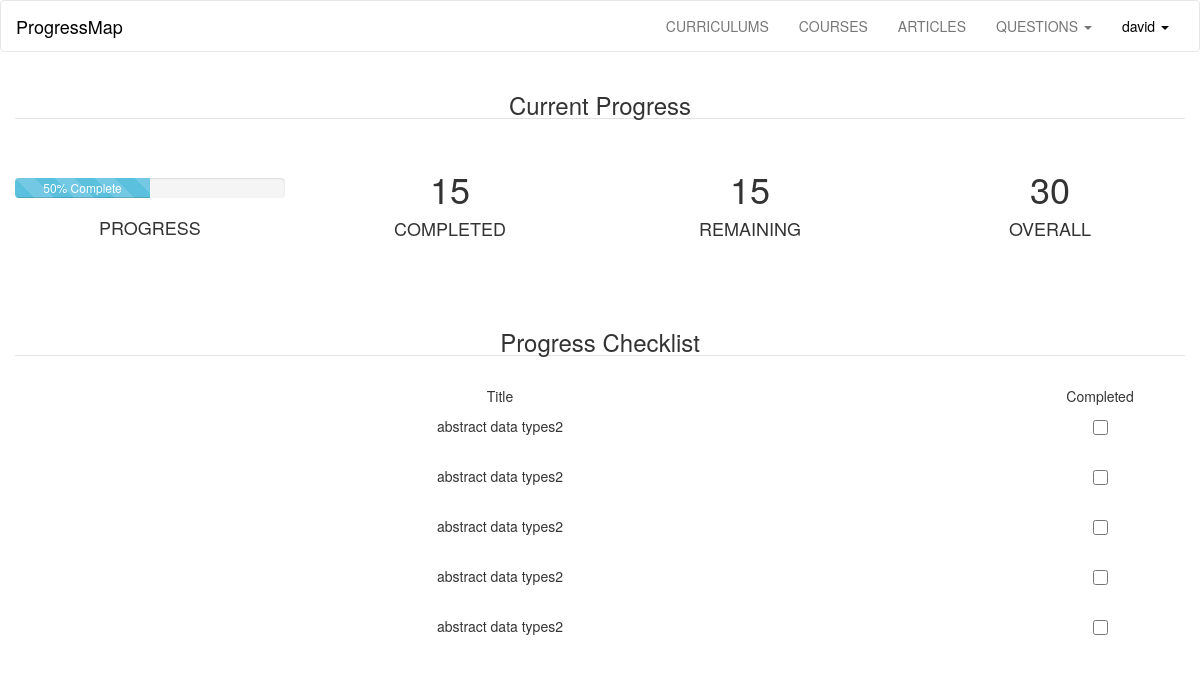
The app's page /user/david (signed in), older data.
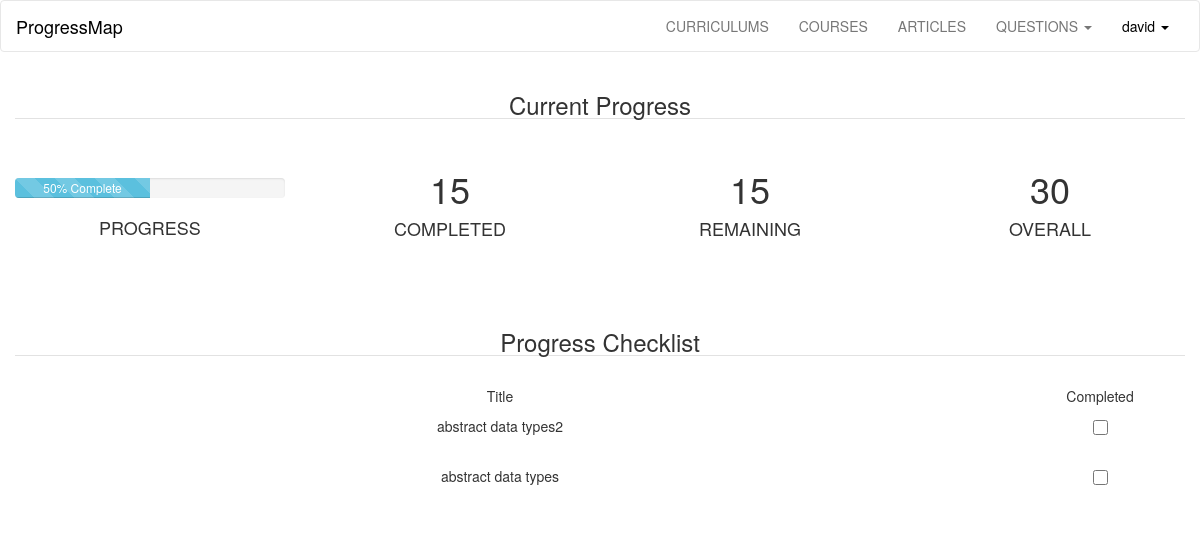
The same page, newer data.
### progressMap/models.py (models this page shows, shortened)
class User(db.Model, UserMixin):
	id = db.Column(db.Integer, primary_key = True)
	username = db.Column(db.String(40), unique = True)
	email = db.Column(db.String(120), unique = True)
	password_hash = db.Column(db.String)
	articles =  db.relationship('Articles', backref='user', lazy='dynamic')
	courses =  db.relationship('Courses', backref='user', lazy='dynamic')
	curriculums =  db.relationship('Curriculums', backref='user', lazy='dynamic')
	questions = db.relationship('Questions', backref='user', lazy='dynamic')
	comments = db.relationship('Comments', backref='user', lazy='dynamic')
	completed = db.relationship('Completed', backref='user', lazy='dynamic')
	allContent = db.relationship('AllContent', backref='user', lazy='dynamic')
	@property
	def password(self):
		raise AttributeError('password: write-only field')

class AllContent(db.Model):
	id = db.Column(db.Integer, primary_key = True)
	user_id = db.Column(db.Integer, db.ForeignKey('user.id'), nullable=False)
	article_id = db.Column(db.Integer, db.ForeignKey('articles.id'), nullable=False)

class Articles(db.Model):
	id  = db.Column(db.Integer, primary_key = True)
	title = db.Column(db.String(300), nullable=False)
	description = db.Column(db.Text, nullable=False)
	questions = db.relationship('Questions', backref='article', lazy='dynamic')
	allContent = db.relationship('AllContent', backref='article', lazy='dynamic')
	user_id = db.Column(db.Integer, db.ForeignKey('user.id'), nullable=False)
	course_id = db.Column(db.Integer, db.ForeignKey('courses.id'), nullable=False)
	curriculum_id = db.Column(db.Integer, db.ForeignKey('curriculums.id'), nullable=False)

### progressMap/user/views.py (the view)
@login_required
@user.route('/<username>')
def userPage(username):
	user = current_user
	usersContent = []
	allContent = models.getAllObjectsById2(models.AllContent, int(user.id))
	return render_template('user.html', user = user, allContent=allContent)

### progressMap/main/views.py (called while the page is built)
@login_manager.user_loader
def load_user(userid):
	return models.User.query.get(int(userid))

### progressMap/models.py (called while the page is built)
def getAllObjectsById2(className, id):
	return className.query.filter_by(user_id = id).all()

### progressMap/templates/user.html (shortened to what this page needs)
{% extends 'base.html' %}
{% block user_link %}
{% if current_user.is_authenticated %}
<li class="dropdown">
<a class="dropdown-toggle active" data-toggle="dropdown" href="#">{{current_user.username}}
<span class="caret"></span></a>
</li>
{% else %}
<li><a href="{{ url_for('main.show', page='login') }}">LOGIN</a>
</li>
{% endif %}
{% endblock %}
{% block currentProgress %}
<section class="container-fluid text-center">
<h3 class="b-down">Current Progress</h2>
<br />
<section class="row">
<article class="col-sm-3">
<div class="progress" style="margin-top: 29px;">
  <div class="progress-bar progress-bar-info progress-bar-striped" role="progressbar"
  aria-valuenow="50" aria-valuemin="0" aria-valuemax="100" style="width: 50%;">
    50% Complete
  </div>
</div>
<h4>PROGRESS</h4>
	<br />
</article>
<article class="col-sm-3">
<h1>15</h1>
<h4>COMPLETED</h4>
	<br />
</article>
<article class="col-sm-3">
<h1>15</h1>
<h4>REMAINING</h4>
	<br />
</article>
<article class="col-sm-3">
<h1>30</h1>
<h4>OVERALL</h4>
	<br />
</article>
</section>
</section>
<br /><br />
{% endblock %}
{% block overallProgress %}
<section class="container-fluid text-center underline">
<h3 class="b-down">Progress Checklist</h3>
<br />
{% if allContent %}
<section class="row">
	<article class="col-xs-10">
		<p>Title</p>
	</article>
	<article class="col-xs-2">
	<p>Completed</p>
	</article>
</section>
{% for content in allContent %}
	<section class="row">
	<article class="col-xs-10">
		<p>{{content.article.title}}</p>
	</article>
	<article class="col-xs-2">
	<input type="checkbox" class="completed">
	</article>
	</section>
	<br />
{% endfor%}
{% else %}
<h4>No content added yet.</h4>
{% endif %}
</section>
<br /><br />
{% endblock %}

### progressMap/templates/base.html (shortened to what this page needs)
<!doctype html>
<html>
<head>
	<link rel="stylesheet" href="{{ url_for('static', filename='css/bootstrap.min.css') }}">
	<link rel='stylesheet' href="{{ url_for('static', filename='css/main.css') }}">
</head>
<body>
	<nav class="navbar navbar-default">
		<div class="container-fluid">
			<div class="navbar-header">
				<a class="navbar-brand active" href="{{ url_for('main.show', page='map') }}">
					ProgressMap
				</a>
			</div>
			<div class="collapse navbar-collapse" id="myNavbar">
				<ul class="nav navbar-nav navbar-right nav-items text-center">
					{% block curriculums_link %}
  					<li><a href="{{ url_for('curriculums.show')}}">CURRICULUMS</a></li>
					{% endblock %}
					{% block courses_link %}
  					<li><a href="{{ url_for('courses.show')}}">COURSES</a></li>
					{% endblock %}
					{% block articles_link %}
  					<li><a href="{{ url_for('articles.show')}}">ARTICLES</a></li>
					{% endblock %}
					{% block questions_link %}
					<li class="dropdown">
                        <a class="dropdown-toggle" data-toggle="dropdown" href="#">QUESTIONS
                            <span class="caret"></span></a>
                    </li>
					{% endblock %}
					{% block user_link %}{% endblock %}
				</ul>
			</div>
		</div>
	</nav>
	{% block currentProgress %}
	{% endblock %}
	{% block overallProgress %}
	{% endblock %}
</body>
</html>

### progressMap/static/css/main.css (style rules this page uses)
a { color: black; text-decoration: none; }
.completed { height: 15px; width: 15px; }
.navbar-default .navbar-nav>li>a.active { color: black; }
.navbar-default { background-color: white; }
.navbar-default .navbar-brand { color: black; }
.b-down { border-bottom: 1px solid #e2e2e2; }

Row changes from the older to the newer data that the page shows:
removed AllContent: article "abstract data types2"
removed AllContent: article "abstract data types2"
removed AllContent: article "abstract data types2"
changed AllContent: article "abstract data types2" → "abstract data types"
